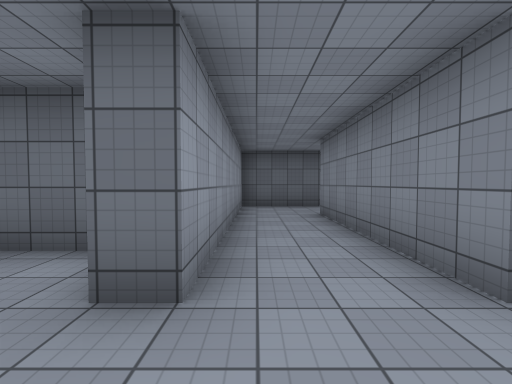
[1] (above)

21 first-person views from a walk through a 3-D level made in the Unity game engine. The camera is 1.5 m above the floor, tilts 2° down and sees 90° across. The floor is counted in squares, 2 m on a side. Each view is taken from the middle of a square. On the plan, view 1 faces up. The plan holds only what a view shows up to about 9 squares ahead; the rest is blank. The player character is not drawn. Surface patterns are stand-ins for the level's own textures.

[2]
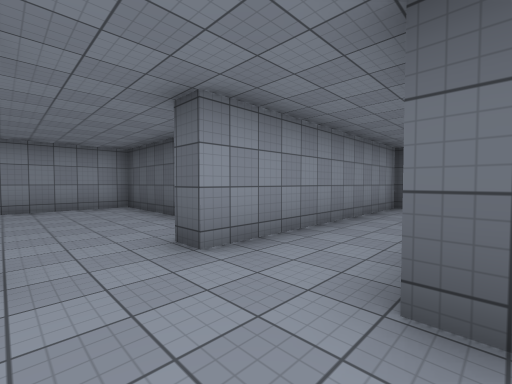

[3]
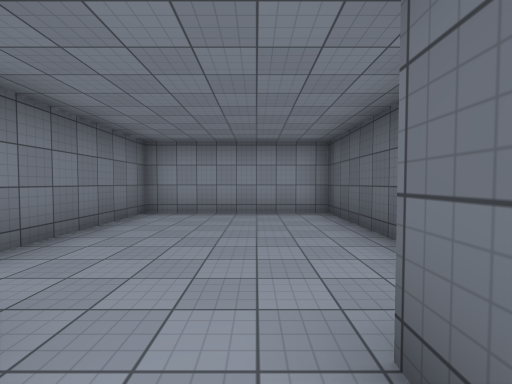

[4]
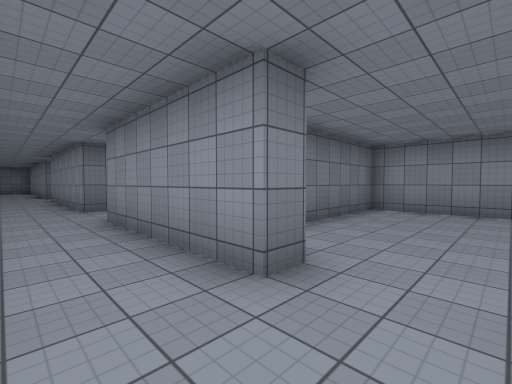

[5]
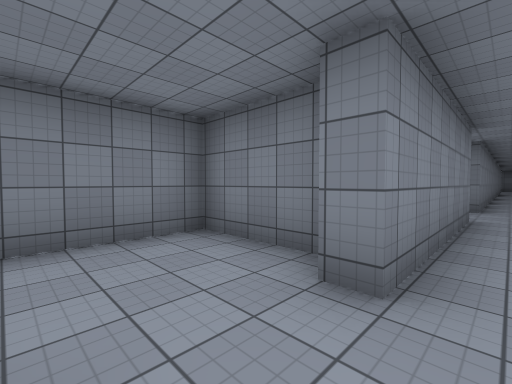

[6]
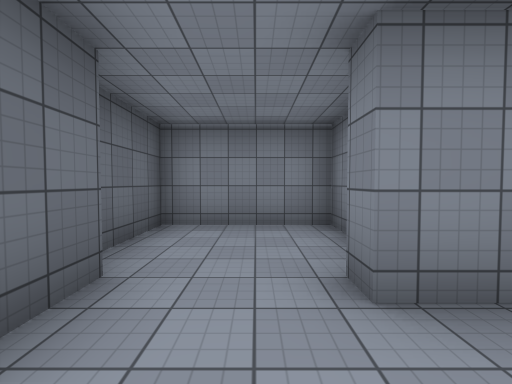

[7]
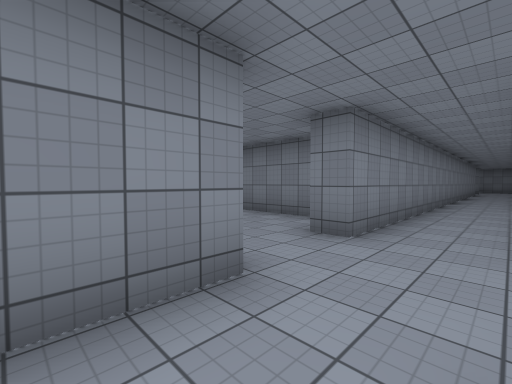

[8]
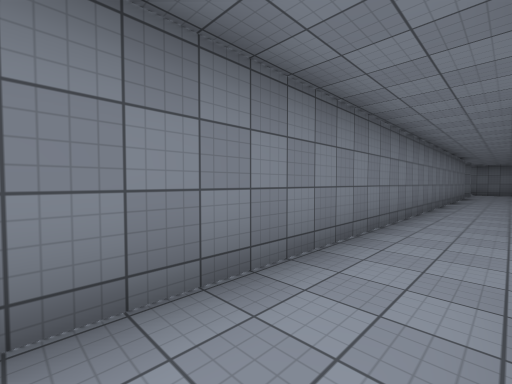

[9]
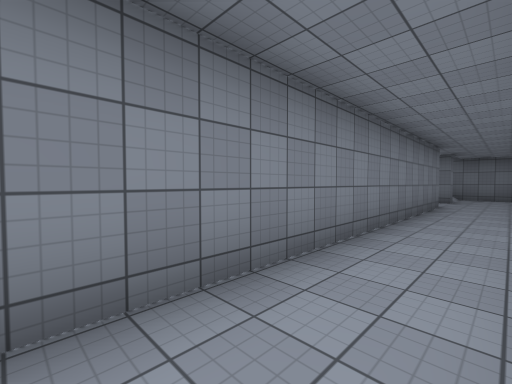

[10]
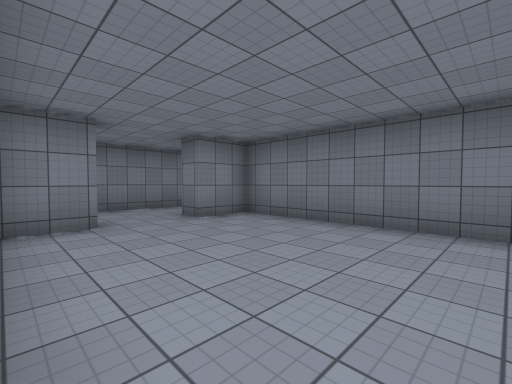

[11]
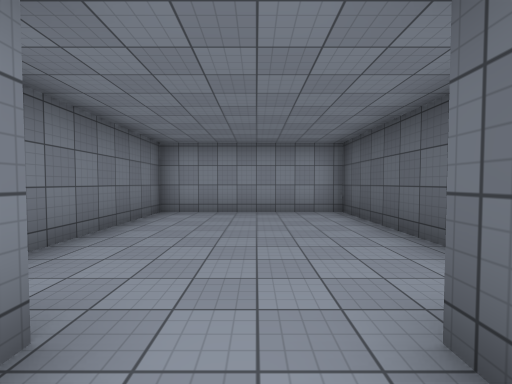

[12]
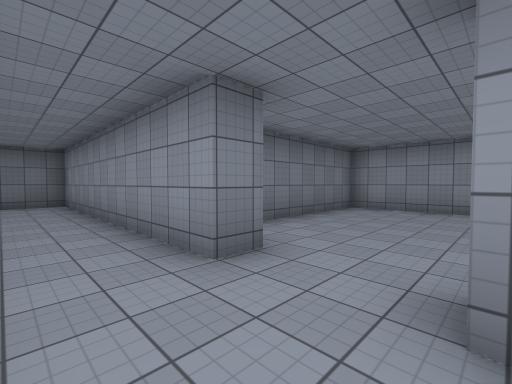

[13]
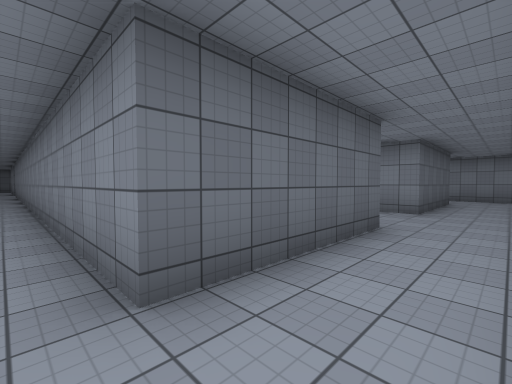

[14]
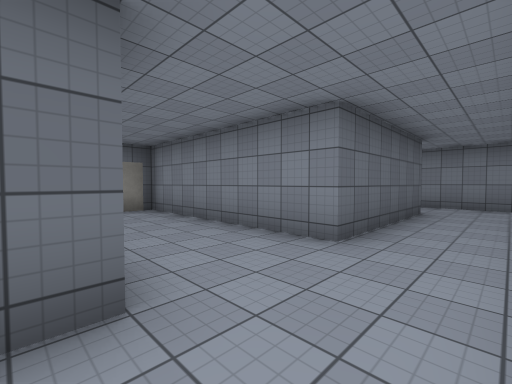

[15]
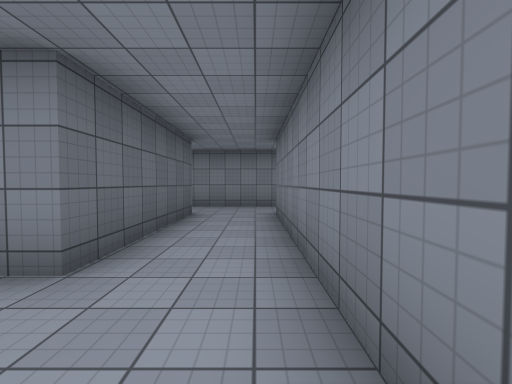

[16]
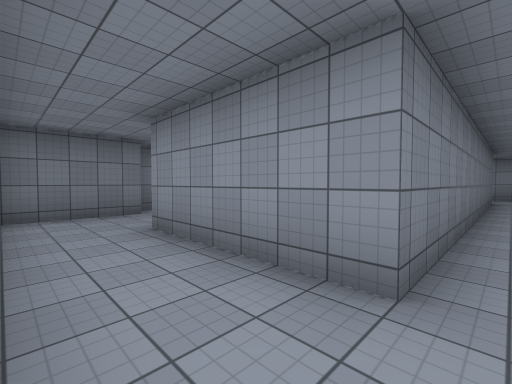

[17]
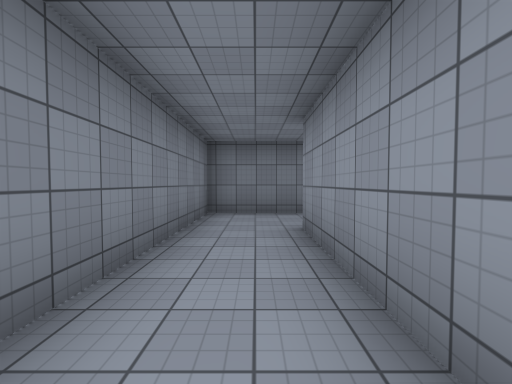

[18]
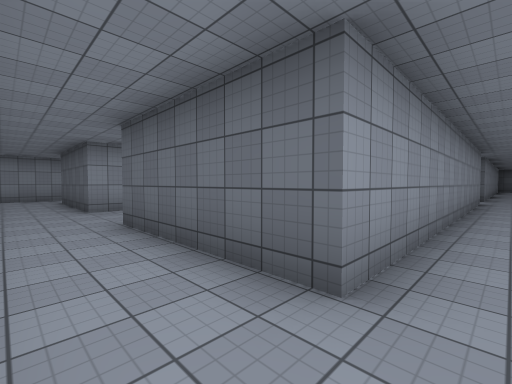

[19]
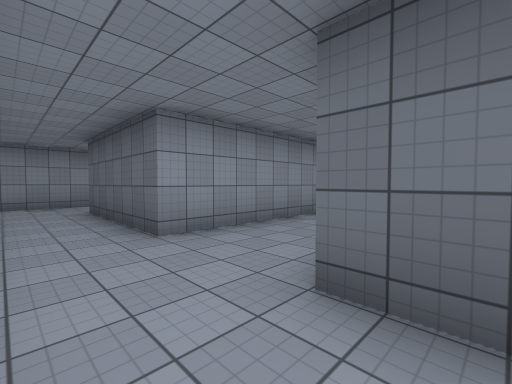

[20]
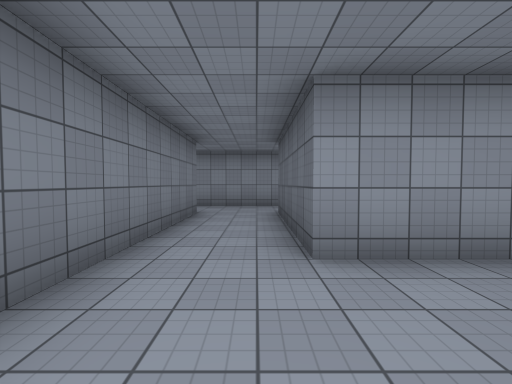

[21]
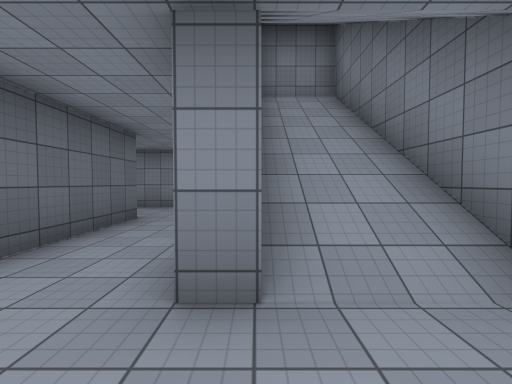

### Floor plan
Ten units are one square. View 1 is at (0, 0); x grows to the right and y downward. Boxes are objects, and circles mark ways between rooms. Rooms are numbered by the first view taken in them; rooms with no view inside come last. Other rooms are left out.
<svg viewBox="-71 -92 218 351">
<path fill="none" stroke="#000" d="M55 132 55 174 16 174 16 4 22 4M-5 141 -5 195M122 84 122 174 80 174 80 118 72 118M-5 67 -5 102M16 195 122 195 122 232M-5 4 -5 46M21 -16 16 -16 16 -63 21 -63M115 254 142 254 142 169M24 -57 46 -57 46 -87 21 -87M21 -82 -5 -82 -5 -16M-29 108 -66 108 -66 155 -12 155 -12 141 -5 141M-8 121 -12 121 -12 109M16 201 16 195M-5 195 -5 220 66 220 66 201M-18 -28 -65 -28 -65 18 -28 18M-11 4 -5 4M-5 -16 -11 -16"/>
<circle cx="-10" cy="135" r="3" fill="#2a7"/>
<circle cx="5" cy="200" r="3" fill="#2a7"/>
<circle cx="-10" cy="-5" r="3" fill="#2a7"/>
<text x="60" y="120">1</text>
<text x="-40" y="130">2</text>
<text x="20" y="210">3</text>
<text x="-40" y="-10">4</text>
</svg>
Room 1 opens to room 2. Room 1 opens to room 3. Room 1 opens to room 4.

Where each view was taken, in squares from view 1:
view 1: 0 up, 0 right, facing up
view 2: 0 up, 2 right, facing up-left
view 3: 1 up, 0 right, facing left
view 4: 1 up, 1 right, facing down-left
view 5: 8 up, 1 right, facing down-right
view 6: 7 up, 0 right, facing right
view 7: 3 up, 0 right, facing down-right
view 8: 2 down, 0 right, facing down-right
view 9: 8 down, 0 right, facing down-right
view 10: 11 down, 6 left, facing down-right
view 11: 13 down, 0 right, facing left
view 12: 12 down, 1 right, facing down-left
view 13: 19 down, 1 right, facing up-right
view 14: 19 down, 5 right, facing up-right
view 15: 19 down, 6 right, facing right
view 16: 19 down, 14 right, facing down-left
view 17: 19 down, 13 right, facing down
view 18: 19 down, 13 right, facing up-left
view 19: 19 down, 9 right, facing up-left
view 20: 18 down, 8 right, facing left
view 21: 20 down, 0 right, facing right
